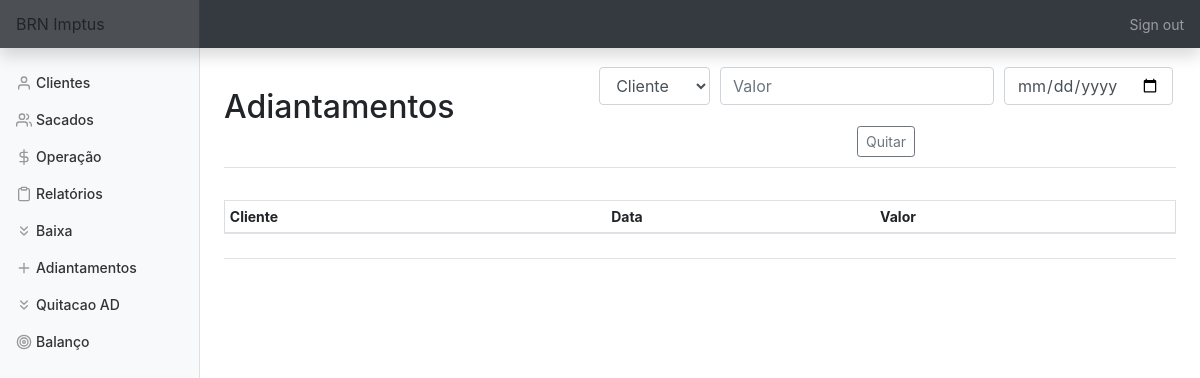
Page /quitacao (signed in) on the earlier database version.
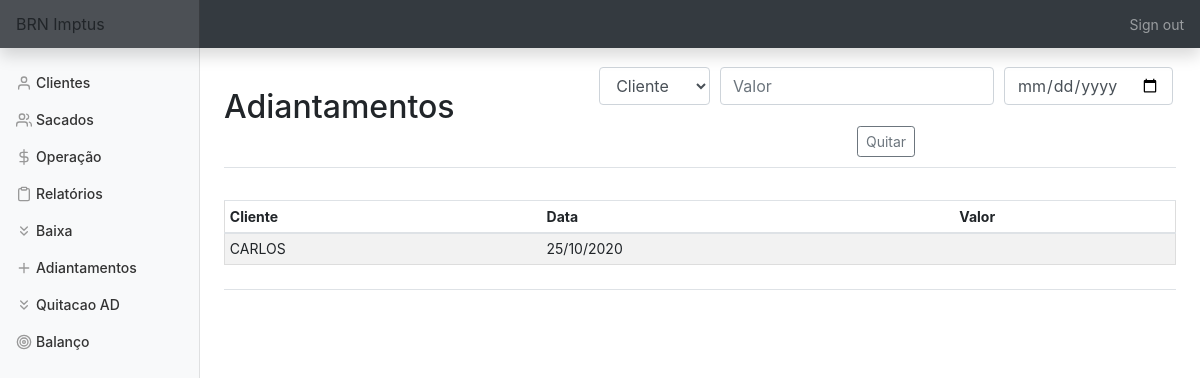
Same page on the later database version.
### tables this page shows
CREATE TABLE adiantamentos (cliente_id INTEGER, data DATE, valor FLOAT, FOREIGN KEY (cliente_id) REFERENCES clientes(id));

CREATE TABLE clientes (id INTEGER PRIMARY KEY AUTOINCREMENT NOT NULL,
						nome TEXT NOT NULL,
						cep TEXT NOT NULL,
						endereço TEXT NOT NULL, cnpj TEXT, taxa FLOAT);

### app.py (the view, shortened to what this page needs)
@app.route('/quitacao', methods=['GET', 'POST'])
@login_required
def quitacao():
    con = sqlite3.connect(DATABASE)
    con.row_factory = sqlite3.Row
    cur = con.cursor()
    cliente = cur.execute('SELECT nome FROM clientes')
    cliente = cur.fetchall()
    ad = cur.execute('SELECT clientes.nome, adiantamentos.data, adiantamentos.valor FROM adiantamentos JOIN clientes ON adiantamentos.cliente_id=clientes.id;')
    ad = cur.fetchall()
    if request.method == 'GET':
        return render_template('quitacao.html', cliente=cliente, adiantamento=ad)

### app.py (called while the page is built)
@app.after_request
def after_request(response):
    response.headers["Cache-Control"] = "no-cache, no-store, must-revalidate"
    response.headers["Expires"] = 0
    response.headers["Pragma"] = "no-cache"
    return response

### helper.py (called while the page is built)
def login_required(f):
    @wraps(f)
    def decorated_function(*args, **kwargs):
        if session.get("user_id") is None:
            return redirect("/login")
        return f(*args, **kwargs)
    return decorated_function

### templates/quitacao.html (shortened to what this page needs)
{% extends "layout.html" %}
{% block main %}
    <div class='d-flex justify-content-between flex-warp flex-md-nowrap align-items-center pt-3 pb-2 mb-3 border-bottom'>
        <h1 class='h2'>Adiantamentos</h1>
            <form action='quitacao' method='POST'>
                <div class='form-group'>
                        <select class="form-control" name="cliente" required title='Selecione o cliente' alt='Selecione o cliente'>
                            <option disabled selected value>Cliente</option>
                        </select>
                        <input title='Insira o valor do adiantamento' alt='Insira o valor do adiantamento'name='valor' autofocus class='form-control' placeholder='Valor' type='number' step='0.01' data-mask='000.000,00' required>
                        <input title='Insira a data adiantamento' alt='Insira a data do adiantamento'name='data' autofocus class='form-control' placeholder='Data do AD' type='date' required>
                </div>
                <button type='submit' id='baixa' class='btn btn-sm btn-outline-secondary'>Quitar</button>
            </form>
    </div>
    <div class='d-flex justify-content-between flex-warp flex-md-nowrap align-items-center pt-3 pb-2 mb-3 border-bottom'>
        <div class='table-responsive'>
            <table class='table table-striped table-sm'>
                <thead>
                    <tr>
                        <th>Cliente</th>
                        <th>Data</th>
                        <th>Valor</th>
                    </tr>
                </thead>
                <tbody>
                    {% for row in adiantamento %}
                        <tr>
                            <td>{{ row['nome'] }}</td>
                            {% set lt = row['data'].split('-') %}
                            <td>{{ lt[2]+'/'+lt[1]+'/'+lt[0] }}</td>
                            <td>{{ row['valor'] }}</td>
                        </tr>
                    {% endfor %}
                </tbody>
            </table>
        </div>
    </div>
{% endblock %}

Differences in the rows shown:
added adiantamentos: nome "CARLOS", data "25/10/2020"
